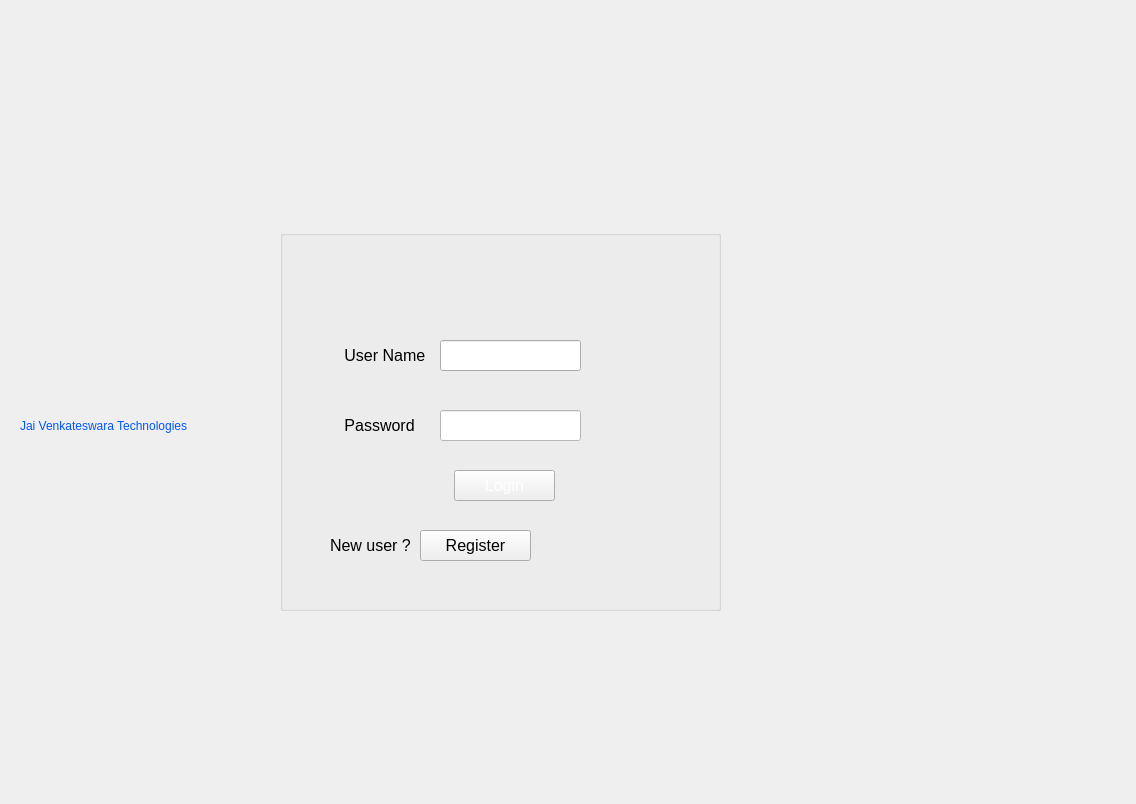
<?xml version="1.0" encoding="UTF-8"?>
<ui version="4.0">
 <class>page1_dialog</class>
 <widget class="QWidget" name="page1_dialog">
  <property name="geometry">
   <rect>
    <x>0</x>
    <y>0</y>
    <width>1136</width>
    <height>804</height>
   </rect>
  </property>
  <property name="windowTitle">
   <string>Form</string>
  </property>
  <property name="styleSheet">
   <string notr="true">background-image: url(:/ttdyelloclore.jpg);</string>
  </property>
  <widget class="QLabel" name="label_4">
   <property name="geometry">
    <rect>
     <x>320</x>
     <y>20</y>
     <width>431</width>
     <height>101</height>
    </rect>
   </property>
   <property name="styleSheet">
    <string notr="true">image: url(:/center.jpg);</string>
   </property>
   <property name="text">
    <string/>
   </property>
  </widget>
  <widget class="QLabel" name="TTD_LOGO">
   <property name="enabled">
    <bool>true</bool>
   </property>
   <property name="geometry">
    <rect>
     <x>900</x>
     <y>20</y>
     <width>151</width>
     <height>101</height>
    </rect>
   </property>
   <property name="styleSheet">
    <string notr="true">image: url(:/rightside.jpg);</string>
   </property>
   <property name="text">
    <string/>
   </property>
  </widget>
  <widget class="QLabel" name="label_5">
   <property name="geometry">
    <rect>
     <x>90</x>
     <y>30</y>
     <width>101</width>
     <height>91</height>
    </rect>
   </property>
   <property name="styleSheet">
    <string notr="true">image: url(:/leftside.jpg);</string>
   </property>
   <property name="text">
    <string/>
   </property>
  </widget>
  <widget class="QGroupBox" name="login_groupBox">
   <property name="enabled">
    <bool>true</bool>
   </property>
   <property name="geometry">
    <rect>
     <x>280</x>
     <y>230</y>
     <width>441</width>
     <height>381</height>
    </rect>
   </property>
   <property name="maximumSize">
    <size>
     <width>500</width>
     <height>400</height>
    </size>
   </property>
   <property name="font">
    <font>
     <pointsize>8</pointsize>
    </font>
   </property>
   <property name="styleSheet">
    <string notr="true"/>
   </property>
   <property name="title">
    <string/>
   </property>
   <widget class="QPushButton" name="Login">
    <property name="geometry">
     <rect>
      <x>174</x>
      <y>240</y>
      <width>101</width>
      <height>31</height>
     </rect>
    </property>
    <property name="font">
     <font>
      <family>MS Shell Dlg 2</family>
      <pointsize>12</pointsize>
      <weight>50</weight>
      <italic>false</italic>
      <bold>false</bold>
     </font>
    </property>
    <property name="styleSheet">
     <string notr="true">font: 12pt &quot;MS Shell Dlg 2&quot;;
background-image: url(:/buttonclore.jpg);
color: rgb(255, 255, 255);</string>
    </property>
    <property name="text">
     <string>Login</string>
    </property>
   </widget>
   <widget class="QLineEdit" name="user_name">
    <property name="geometry">
     <rect>
      <x>160</x>
      <y>110</y>
      <width>141</width>
      <height>31</height>
     </rect>
    </property>
    <property name="styleSheet">
     <string notr="true">background-image: url(:/whitte.jpg);
color: rgb(9, 9, 9);
font: 11pt &quot;MS Shell Dlg 2&quot;;</string>
    </property>
    <property name="text">
     <string/>
    </property>
    <property name="maxLength">
     <number>20</number>
    </property>
   </widget>
   <widget class="QLabel" name="label">
    <property name="geometry">
     <rect>
      <x>60</x>
      <y>110</y>
      <width>101</width>
      <height>31</height>
     </rect>
    </property>
    <property name="font">
     <font>
      <pointsize>12</pointsize>
     </font>
    </property>
    <property name="text">
     <string> User Name</string>
    </property>
   </widget>
   <widget class="QLineEdit" name="Password">
    <property name="geometry">
     <rect>
      <x>160</x>
      <y>180</y>
      <width>141</width>
      <height>31</height>
     </rect>
    </property>
    <property name="styleSheet">
     <string notr="true">background-color: rgb(255, 255, 255);
color: rgb(16, 16, 16);
background-image: url(:/whitte.jpg);
font: 11pt &quot;MS Shell Dlg 2&quot;;</string>
    </property>
    <property name="maxLength">
     <number>20</number>
    </property>
    <property name="echoMode">
     <enum>QLineEdit::Password</enum>
    </property>
   </widget>
   <widget class="QLabel" name="label_2">
    <property name="geometry">
     <rect>
      <x>60</x>
      <y>180</y>
      <width>91</width>
      <height>31</height>
     </rect>
    </property>
    <property name="font">
     <font>
      <pointsize>12</pointsize>
     </font>
    </property>
    <property name="text">
     <string> Password</string>
    </property>
   </widget>
   <widget class="QLabel" name="label_3">
    <property name="geometry">
     <rect>
      <x>50</x>
      <y>300</y>
      <width>91</width>
      <height>31</height>
     </rect>
    </property>
    <property name="font">
     <font>
      <family>MS Shell Dlg 2</family>
      <pointsize>12</pointsize>
      <weight>50</weight>
      <italic>false</italic>
      <bold>false</bold>
     </font>
    </property>
    <property name="styleSheet">
     <string notr="true">font: 12pt &quot;MS Shell Dlg 2&quot;;</string>
    </property>
    <property name="text">
     <string>New user ?</string>
    </property>
   </widget>
   <widget class="QPushButton" name="pushButton">
    <property name="geometry">
     <rect>
      <x>140</x>
      <y>300</y>
      <width>111</width>
      <height>31</height>
     </rect>
    </property>
    <property name="font">
     <font>
      <family>MS Shell Dlg 2</family>
      <pointsize>12</pointsize>
      <weight>9</weight>
      <italic>false</italic>
      <bold>false</bold>
     </font>
    </property>
    <property name="styleSheet">
     <string notr="true">font: 75 12pt &quot;MS Shell Dlg 2&quot;;</string>
    </property>
    <property name="text">
     <string>Register</string>
    </property>
   </widget>
  </widget>
  <widget class="QLabel" name="label_6">
   <property name="geometry">
    <rect>
     <x>50</x>
     <y>220</y>
     <width>131</width>
     <height>161</height>
    </rect>
   </property>
   <property name="styleSheet">
    <string notr="true">image: url(:/jvt.jpg);</string>
   </property>
   <property name="text">
    <string/>
   </property>
  </widget>
  <widget class="QLabel" name="label_7">
   <property name="geometry">
    <rect>
     <x>20</x>
     <y>410</y>
     <width>201</width>
     <height>31</height>
    </rect>
   </property>
   <property name="styleSheet">
    <string notr="true">color: rgb(0, 85, 255);
font: 11pt &quot;MS Shell Dlg 2&quot;;
</string>
   </property>
   <property name="text">
    <string>Jai Venkateswara Technologies</string>
   </property>
  </widget>
 </widget>
 <resources/>
 <connections/>
</ui>
